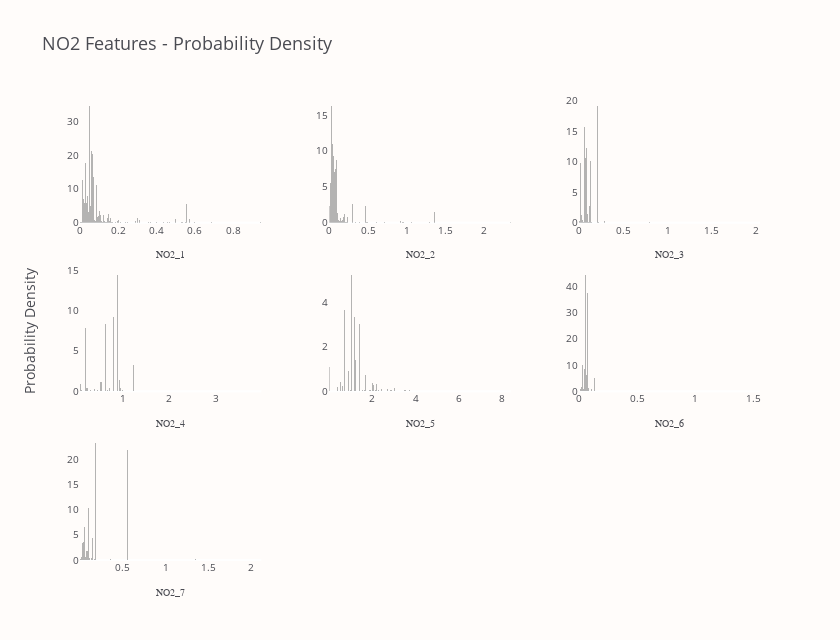

Notebook code for this chart:
### Code cell
no2_group = "NO2"
no2_vars = train.columns[train.columns.str.startswith(no2_group)]

fig = draw_dist_for_group(no2_group, no2_vars)
fig.show()

### Figure 1 — Plotly figure (JSON) as saved in the notebook; plotly's stock layout.template omitted (floating-point values rounded to 4 significant figures; data arrays with more than 128 entries replaced by an {"elided": "..."} marker saying what was removed)
{"data": [{"marker": {"color": "#6B6A6A", "line": {"width": 0}}, "name": "NO2_1", "opacity": 0.5, "showlegend": false, "type": "bar", "x": {"elided": "201 float values"}, "xaxis": "x", "y": {"elided": "200 float values"}, "yaxis": "y"}, {"marker": {"color": "#6B6A6A", "line": {"width": 0}}, "name": "NO2_2", "opacity": 0.5, "showlegend": false, "type": "bar", "x": {"elided": "201 float values"}, "xaxis": "x2", "y": {"elided": "200 float values"}, "yaxis": "y2"}, {"marker": {"color": "#6B6A6A", "line": {"width": 0}}, "name": "NO2_3", "opacity": 0.5, "showlegend": false, "type": "bar", "x": {"elided": "201 float values"}, "xaxis": "x3", "y": {"elided": "200 float values"}, "yaxis": "y3"}, {"marker": {"color": "#6B6A6A", "line": {"width": 0}}, "name": "NO2_4", "opacity": 0.5, "showlegend": false, "type": "bar", "x": {"elided": "201 float values"}, "xaxis": "x4", "y": {"elided": "200 float values"}, "yaxis": "y4"}, {"marker": {"color": "#6B6A6A", "line": {"width": 0}}, "name": "NO2_5", "opacity": 0.5, "showlegend": false, "type": "bar", "x": {"elided": "201 float values"}, "xaxis": "x5", "y": {"elided": "200 float values"}, "yaxis": "y5"}, {"marker": {"color": "#6B6A6A", "line": {"width": 0}}, "name": "NO2_6", "opacity": 0.5, "showlegend": false, "type": "bar", "x": {"elided": "201 float values"}, "xaxis": "x6", "y": {"elided": "200 float values"}, "yaxis": "y6"}, {"marker": {"color": "#6B6A6A", "line": {"width": 0}}, "name": "NO2_7", "opacity": 0.5, "showlegend": false, "type": "bar", "x": {"elided": "201 float values"}, "xaxis": "x7", "y": {"elided": "200 float values"}, "yaxis": "y7"}], "layout": {"annotations": [{"font": {"size": 14}, "showarrow": false, "text": "Probability Density", "textangle": -90, "x": 0, "xanchor": "right", "xref": "paper", "xshift": -40, "y": 0.5, "yanchor": "middle", "yref": "paper"}], "bargap": 0, "font": {"color": "#4A4B52"}, "height": 640, "paper_bgcolor": "#FFFCFA", "plot_bgcolor": "#FFFCFA", "title": {"font": {"size": 18}, "text": "NO2 Features - Probability Density"}, "width": 840, "xaxis": {"anchor": "y", "domain": [0, 0.2667], "showgrid": false, "tickfont": {"size": 10}, "title": {"font": {"family": "Arial Black", "size": 10}, "text": "NO2_1"}}, "xaxis2": {"anchor": "y2", "domain": [0.3667, 0.6333], "showgrid": false, "tickfont": {"size": 10}, "title": {"font": {"family": "Arial Black", "size": 10}, "text": "NO2_2"}}, "xaxis3": {"anchor": "y3", "domain": [0.7333, 1], "showgrid": false, "tickfont": {"size": 10}, "title": {"font": {"family": "Arial Black", "size": 10}, "text": "NO2_3"}}, "xaxis4": {"anchor": "y4", "domain": [0, 0.2667], "showgrid": false, "tickfont": {"size": 10}, "title": {"font": {"family": "Arial Black", "size": 10}, "text": "NO2_4"}}, "xaxis5": {"anchor": "y5", "domain": [0.3667, 0.6333], "showgrid": false, "tickfont": {"size": 10}, "title": {"font": {"family": "Arial Black", "size": 10}, "text": "NO2_5"}}, "xaxis6": {"anchor": "y6", "domain": [0.7333, 1], "showgrid": false, "tickfont": {"size": 10}, "title": {"font": {"family": "Arial Black", "size": 10}, "text": "NO2_6"}}, "xaxis7": {"anchor": "y7", "domain": [0, 0.2667], "showgrid": false, "tickfont": {"size": 10}, "title": {"font": {"family": "Arial Black", "size": 10}, "text": "NO2_7"}}, "xaxis8": {"anchor": "y8", "domain": [0.3667, 0.6333]}, "xaxis9": {"anchor": "y9", "domain": [0.7333, 1]}, "yaxis": {"anchor": "x", "domain": [0.7333, 1], "showgrid": false, "tickfont": {"size": 10}}, "yaxis2": {"anchor": "x2", "domain": [0.7333, 1], "showgrid": false, "tickfont": {"size": 10}}, "yaxis3": {"anchor": "x3", "domain": [0.7333, 1], "showgrid": false, "tickfont": {"size": 10}}, "yaxis4": {"anchor": "x4", "domain": [0.3667, 0.6333], "showgrid": false, "tickfont": {"size": 10}}, "yaxis5": {"anchor": "x5", "domain": [0.3667, 0.6333], "showgrid": false, "tickfont": {"size": 10}}, "yaxis6": {"anchor": "x6", "domain": [0.3667, 0.6333], "showgrid": false, "tickfont": {"size": 10}}, "yaxis7": {"anchor": "x7", "domain": [0, 0.2667], "showgrid": false, "tickfont": {"size": 10}}, "yaxis8": {"anchor": "x8", "domain": [0, 0.2667]}, "yaxis9": {"anchor": "x9", "domain": [0, 0.2667]}}}
